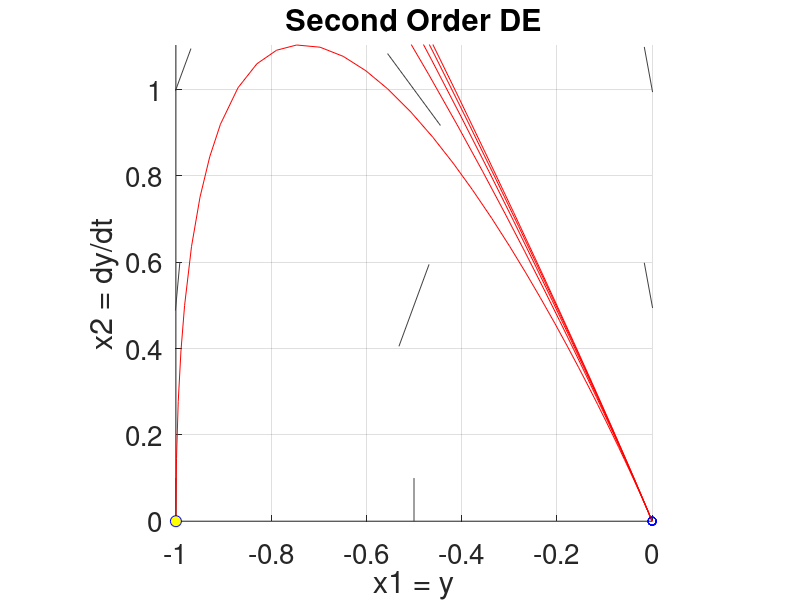

This chart was generated by the following MATLAB code: (Note: this script raises an error after producing the figure.)
%% Questions 6
close all; clear all; clc
a=1; b=6; c=9
F = @(t, x) [x(2); -(c/a) .* x(1) - (b/a) .* x(2)] 
x1min = -5; x1max= 5; x2min = -5; x2max =5;
figure % Pop up a new figure
axis([x1min x1max x2min x2max ])
axis square
grid on; hold on
set(gca, 'FontSize',20)
title('Second Order DE')
xlabel('x1 = y'); ylabel('x2 = dy/dt')
radius = 0.1 % Control the size of the tick marks
spacing_horizontal = 0.5; % Control their horizontal spacing.
spacing_vertical = 0.5; % Control their vertical spacing.
my_color = [0.25, 0.25, 0.25]; % Control their color.
optional_dots = 0; % Control whether a dot is placed. Use 0 or 1
time = -1
for x1p =x1min: spacing_horizontal: x1max
 for x2p = x2min: spacing_vertical: x2max
 x=[x1p;x2p]; % Update the state vector x.
 dx = F(time,x) % Find dx/dt
 % Add a line here to replace dx by a unit vector.
 mag=(sqrt((dx(1))^2+(dx(2)^2)))
 dx(1)=dx(1)/mag
 dx(2)=dx(2)/mag
 dx1 = dx(1) *radius; dx2 = dx(2)*radius; % Scale tick marks.
 % Plot the tick marks!
 plot([x1p - dx1 , x1p + dx1 ], [x2p - dx2 , x2p + dx2] , 'Color', my_color);

 if optional_dots
 plot( x1p, x2p, 'cyano', 'MarkerSize', 4, 'MarkerFaceColor', 'blue')
 end
 end
 pause(0.1)
end

%plots one solution
tStart = 0; tEnd = 10;
both_directions = 1; % Change to 0 to draw in the forward direction only.
show_initial_point = 1; % Change to 0 to suppress drawing the initial points.
x0 = [1;0];
[~, x_out] = ode45(F, [tStart, tEnd], x0);
comet(x_out(:,1), x_out(:,2))
% Show initial point using a green dot.
if show_initial_point
 plot(x0(1), x0(2), 'bo', 'MarkerSize', 8, 'MarkerFaceColor', 'yellow')
end

for n = -5:5
x0 = [n; 0]
% Block of code here
[~, x_out] = ode45(F, [tStart, tEnd], x0);
comet(x_out(:,1), x_out(:,2))
% Show initial point using a green dot.
if show_initial_point
 plot(x0(1), x0(2), 'bo', 'MarkerSize', 8, 'MarkerFaceColor', 'yellow')
end
end